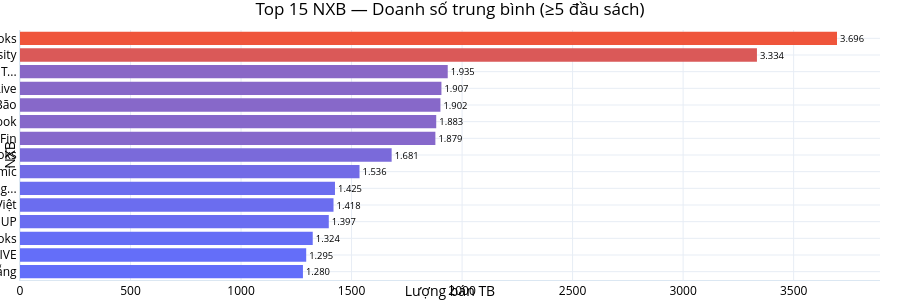
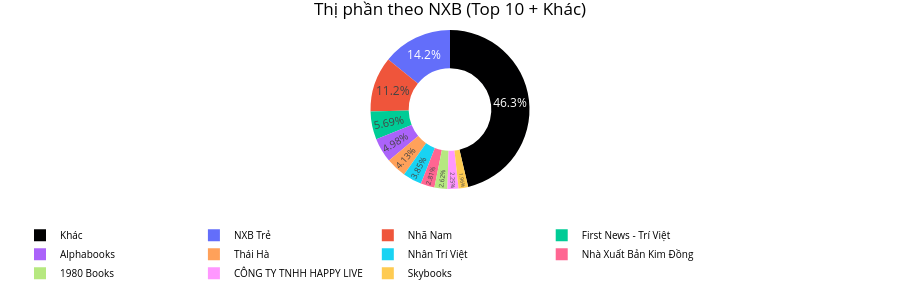
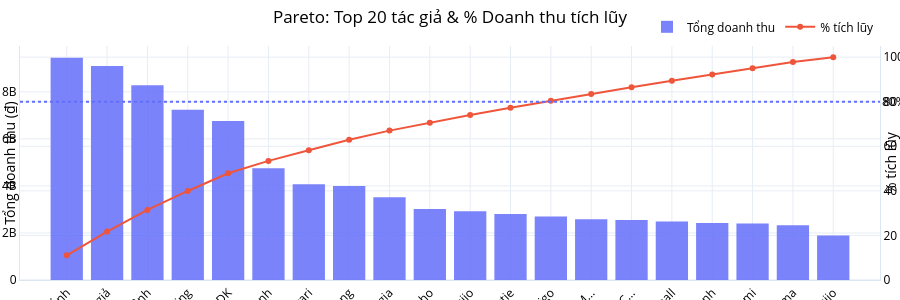
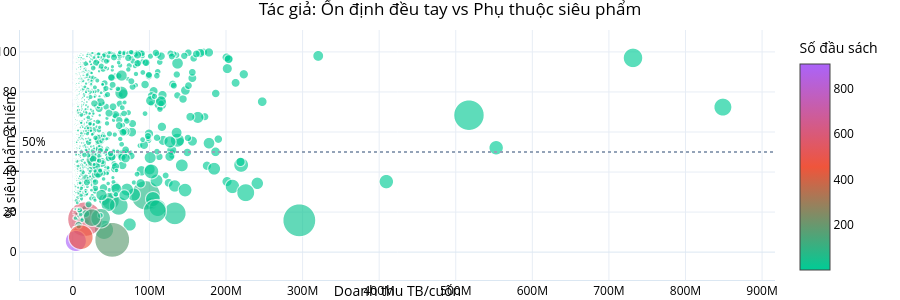

The code cell stored with these charts, in order, in its notebook:
### Markdown cell above
## Tab 1: Publisher & Author
Phân tích dữ liệu theo Tác giả và Nhà xuất bản.

### Code cell
import sys
import os
sys.path.append(os.path.abspath(os.path.join("..", "src")))

import streamlit as st
import plotly.express as px

# Monkey-patch Streamlit for Notebook to show plots with Plotly instead of Streamlit
def mock_plotly_chart(fig, **kwargs):
    fig.show()

st.plotly_chart = mock_plotly_chart
st.info = lambda msg: print(f"Info: {msg}")
st.markdown = lambda *args, **kwargs: None

colors = px.colors.qualitative.Plotly
heatmap_scale = "Blues"

# --- Import from Tab 1 ---
from dashboard.tabs.tab_publisher_author import (
    _chart_top_publishers,
    _chart_publisher_donut,
    _chart_author_pareto,
    _chart_author_consistency
)

print("Biểu đồ: Top 15 NXB doanh số TB")
_chart_top_publishers(df, colors, heatmap_scale)

print("\nBiểu đồ: Donut thị phần NXB")
_chart_publisher_donut(df, colors)

print("\nBiểu đồ: Pareto tác giả (Doanh thu)")
_chart_author_pareto(df, colors)

print("\nBiểu đồ: Tác giả: Ổn định vs Siêu phẩm")
_chart_author_consistency(df, colors, heatmap_scale)

### Figure 1 — Plotly figure (JSON) as saved in the notebook; plotly's stock layout.template omitted (floating-point values rounded to 4 significant figures)
{"data": [{"customdata": [["Nhà Xuất Bản Đà Nẵng"], ["CÔNG TY TNHH HAPPY LIVE"], ["Woobobooks"], ["CÔNG TY CỔ PHẦN TGS GROUP"], ["Văn Việt"], ["Công ty luật bất động sản Hưng Vượng"], ["Skycomic"], ["Read Books"], ["Công ty TNHH FinFin"], ["Sunbook"], ["Bão"], ["HappyLive"], ["CÔNG TY CỔ PHẦN ĐÀO TẠO QUẢN TRỊ KINH DOANH BIZUNI"], ["Cambridge University"], ["GuBooks"]], "hovertemplate": "Lượng bán TB=%{marker.color}<br>text=%{text}<br>publisher_vn=%{customdata[0]}<extra></extra>", "legendgroup": "", "marker": {"color": [1280.0, 1295.0, 1324.0, 1397.0, 1418.0, 1425.0, 1536.0, 1681.0, 1879.0, 1883.0, 1902.0, 1907.0, 1935.0, 3334.0, 3696.0], "coloraxis": "coloraxis", "pattern": {"shape": ""}}, "name": "", "orientation": "h", "showlegend": false, "text": ["1.280", "1.295", "1.324", "1.397", "1.418", "1.425", "1.536", "1.681", "1.879", "1.883", "1.902", "1.907", "1.935", "3.334", "3.696"], "textposition": "outside", "type": "bar", "x": [1280.0, 1295.0, 1324.0, 1397.0, 1418.0, 1425.0, 1536.0, 1681.0, 1879.0, 1883.0, 1902.0, 1907.0, 1935.0, 3334.0, 3696.0], "xaxis": "x", "y": ["Nhà Xuất Bản Đà Nẵng", "CÔNG TY TNHH HAPPY LIVE", "Woobobooks", "CÔNG TY CỔ PHẦN TGS GROUP", "Văn Việt", "Công ty luật bất động sản Hưng...", "Skycomic", "Read Books", "Công ty TNHH FinFin", "Sunbook", "Bão", "HappyLive", "CÔNG TY CỔ PHẦN ĐÀO TẠO QUẢN T...", "Cambridge University", "GuBooks"], "yaxis": "y"}], "layout": {"barmode": "relative", "coloraxis": {"colorbar": {"title": {"text": "Lượng bán TB"}}, "colorscale": [[0, "#636EFA"], [1, "#EF553B"]], "showscale": false}, "font": {"color": "#000000"}, "height": 300, "legend": {"tracegroupgap": 0}, "margin": {"b": 20, "l": 20, "r": 20, "t": 30}, "paper_bgcolor": "rgba(0,0,0,0)", "plot_bgcolor": "rgba(0,0,0,0)", "title": {"font": {"color": "#000000"}, "text": "Top 15 NXB — Doanh số trung bình (≥5 đầu sách)"}, "xaxis": {"anchor": "y", "domain": [0, 1], "gridcolor": "#e7edf5", "linecolor": "#dbe7f2", "showgrid": true, "tickfont": {"color": "#000000"}, "title": {"font": {"color": "#000000"}, "text": "Lượng bán TB"}, "zerolinecolor": "#dbe7f2"}, "yaxis": {"anchor": "x", "categoryorder": "total ascending", "domain": [0, 1], "gridcolor": "#e7edf5", "linecolor": "#dbe7f2", "showgrid": true, "tickfont": {"color": "#000000"}, "title": {"font": {"color": "#000000"}, "text": "NXB"}, "zerolinecolor": "#dbe7f2"}}}

### Figure 2 — Plotly figure (JSON) as saved in the notebook; plotly's stock layout.template omitted (floating-point values rounded to 4 significant figures)
{"data": [{"customdata": ["NXB Trẻ", "Nhã Nam", "First News - Trí Việt", "Alphabooks", "Thái Hà", "Nhân Trí Việt", "Nhà Xuất Bản Kim Đồng", "1980 Books", "CÔNG TY TNHH HAPPY LIVE", "Skybooks", "Khác"], "hole": 0.52, "hovertemplate": "<b>%{customdata}</b><br>Tổng bán: %{value:,.0f}<br>Tỷ trọng: %{percent}<extra></extra>", "labels": ["NXB Trẻ", "Nhã Nam", "First News - Trí Việt", "Alphabooks", "Thái Hà", "Nhân Trí Việt", "Nhà Xuất Bản Kim Đồng", "1980 Books", "CÔNG TY TNHH HAPPY LIVE", "Skybooks", "Khác"], "marker": {"colors": ["#636EFA", "#EF553B", "#00CC96", "#AB63FA", "#FFA15A", "#19D3F3", "#FF6692", "#B6E880", "#FF97FF", "#FECB52"]}, "textinfo": "percent", "textposition": "inside", "type": "pie", "values": [555000.0, 440500.0, 222800.0, 195300.0, 161700.0, 150800.0, 110100.0, 102600.0, 88050.0, 76620.0, 1815000.0]}], "layout": {"font": {"color": "#000000"}, "height": 300, "legend": {"font": {"size": 10}, "orientation": "h", "y": -0.2}, "margin": {"b": 20, "l": 20, "r": 20, "t": 30}, "paper_bgcolor": "rgba(0,0,0,0)", "plot_bgcolor": "rgba(0,0,0,0)", "showlegend": true, "title": {"font": {"color": "#000000"}, "text": "Thị phần theo NXB (Top 10 + Khác)"}, "xaxis": {"gridcolor": "#e7edf5", "linecolor": "#dbe7f2", "showgrid": true, "tickfont": {"color": "#000000"}, "title": {"font": {"color": "#000000"}}, "zerolinecolor": "#dbe7f2"}, "yaxis": {"gridcolor": "#e7edf5", "linecolor": "#dbe7f2", "showgrid": true, "tickfont": {"color": "#000000"}, "title": {"font": {"color": "#000000"}}, "zerolinecolor": "#dbe7f2"}}}

### Figure 3 — Plotly figure (JSON) as saved in the notebook; plotly's stock layout.template omitted (floating-point values rounded to 4 significant figures)
{"data": [{"customdata": ["Nguyễn Nhật Ánh", "Nhiều tác giả", "Khương Lệ Bình", "J. K. Rowling", "DK", "Ẩn danh", "Yuval Noah Harari", "Nguyên Phong", "nhieu tac gia", "Osho", "Fujiko-F-Fujio", "Agatha Christie", "Higashino Keigo", "William J. O’Neil, Matthew Galgani", "Rubén Villahermosa Chaves", "Tim Marshall", "Thích Nhất Hạnh", "Haruki Murakami", "Robin Sharma", "Fujiko.F.Fujio"], "hovertemplate": "<b>%{customdata}</b><br>Doanh thu: %{y:,.0f} ₫<extra></extra>", "marker": {"color": "#636EFA"}, "name": "Tổng doanh thu", "opacity": 0.85, "type": "bar", "x": ["Nguyễn Nhật Ánh", "Nhiều tác giả", "Khương Lệ Bình", "J. K. Rowling", "DK", "Ẩn danh", "Yuval Noah Harari", "Nguyên Phong", "nhieu tac gia", "Osho", "Fujiko-F-Fujio", "Agatha Christie", "Higashino Keigo", "William J. O’Neil, M...", "Rubén Villahermosa C...", "Tim Marshall", "Thích Nhất Hạnh", "Haruki Murakami", "Robin Sharma", "Fujiko.F.Fujio"], "y": [9453000000.0, 9097000000.0, 8280000000.0, 7241000000.0, 6757000000.0, 4749000000.0, 4067000000.0, 3993000000.0, 3520000000.0, 3017000000.0, 2926000000.0, 2807000000.0, 2698000000.0, 2587000000.0, 2546000000.0, 2483000000.0, 2423000000.0, 2406000000.0, 2327000000.0, 1892000000.0], "yaxis": "y"}, {"hovertemplate": "%{y:.1f}%<extra></extra>", "line": {"color": "#EF553B", "width": 2}, "marker": {"size": 6}, "mode": "lines+markers", "name": "% tích lũy", "type": "scatter", "x": ["Nguyễn Nhật Ánh", "Nhiều tác giả", "Khương Lệ Bình", "J. K. Rowling", "DK", "Ẩn danh", "Yuval Noah Harari", "Nguyên Phong", "nhieu tac gia", "Osho", "Fujiko-F-Fujio", "Agatha Christie", "Higashino Keigo", "William J. O’Neil, M...", "Rubén Villahermosa C...", "Tim Marshall", "Thích Nhất Hạnh", "Haruki Murakami", "Robin Sharma", "Fujiko.F.Fujio"], "y": [11.09, 21.75, 31.46, 39.96, 47.88, 53.45, 58.22, 62.9, 67.03, 70.57, 74.0, 77.29, 80.46, 83.49, 86.48, 89.39, 92.23, 95.05, 97.78, 100.0], "yaxis": "y2"}], "layout": {"annotations": [{"showarrow": false, "text": "80%", "x": 1, "xanchor": "left", "xref": "x domain", "y": 80, "yanchor": "middle", "yref": "y2"}], "font": {"color": "#000000"}, "height": 300, "legend": {"orientation": "h", "x": 1, "xanchor": "right", "y": 1.02, "yanchor": "bottom"}, "margin": {"b": 20, "l": 20, "r": 20, "t": 30}, "paper_bgcolor": "rgba(0,0,0,0)", "plot_bgcolor": "rgba(0,0,0,0)", "shapes": [{"line": {"color": "#636EFA", "dash": "dot"}, "type": "line", "x0": 0, "x1": 1, "xref": "x domain", "y0": 80, "y1": 80, "yref": "y2"}], "title": {"font": {"color": "#000000"}, "text": "Pareto: Top 20 tác giả & % Doanh thu tích lũy"}, "xaxis": {"gridcolor": "#e7edf5", "linecolor": "#dbe7f2", "showgrid": true, "tickangle": -45, "tickfont": {"color": "#000000"}, "title": {"font": {"color": "#000000"}}, "zerolinecolor": "#dbe7f2"}, "yaxis": {"gridcolor": "#e7edf5", "linecolor": "#dbe7f2", "showgrid": true, "tickfont": {"color": "#000000"}, "title": {"font": {"color": "#000000"}, "text": "Tổng doanh thu (₫)"}, "zerolinecolor": "#dbe7f2"}, "yaxis2": {"gridcolor": "#e7edf5", "linecolor": "#dbe7f2", "overlaying": "y", "range": [0, 105], "showgrid": true, "side": "right", "tickfont": {"color": "#000000"}, "title": {"font": {"color": "#000000"}, "text": "% tích lũy"}, "zerolinecolor": "#dbe7f2"}}}

### Figure 4 — Plotly figure (JSON) as saved in the notebook; plotly's stock layout.template omitted (floating-point values rounded to 4 significant figures; data arrays with more than 128 entries replaced by an {"elided": "..."} marker saying what was removed)
{"data": [{"hovertemplate": "<b>%{hovertext}</b><br><br>Doanh thu TB/cuốn=%{x}<br>% siêu phẩm chiếm=%{y}<br>Lượng GD=%{marker.size}<br>Số đầu sách=%{marker.color}<extra></extra>", "hovertext": {"elided": "1942 str values"}, "legendgroup": "", "marker": {"color": {"elided": "1942 int values"}, "coloraxis": "coloraxis", "opacity": 0.65, "size": {"elided": "1942 float values"}, "sizemode": "area", "sizeref": 7717000.0, "symbol": "circle"}, "mode": "markers", "name": "", "showlegend": false, "type": "scattergl", "x": {"elided": "1942 float values"}, "xaxis": "x", "y": {"elided": "1942 float values"}, "yaxis": "y"}], "layout": {"annotations": [{"showarrow": false, "text": "50%", "x": 0, "xanchor": "left", "xref": "x domain", "y": 50, "yanchor": "bottom", "yref": "y"}], "coloraxis": {"colorbar": {"title": {"text": "Số đầu sách"}}, "colorscale": [[0, "#00CC96"], [0.5, "#EF553B"], [1, "#AB63FA"]]}, "font": {"color": "#000000"}, "height": 300, "legend": {"itemsizing": "constant", "tracegroupgap": 0}, "margin": {"b": 20, "l": 20, "r": 20, "t": 30}, "paper_bgcolor": "rgba(0,0,0,0)", "plot_bgcolor": "rgba(0,0,0,0)", "shapes": [{"line": {"color": "#94a3b8", "dash": "dot"}, "type": "line", "x0": 0, "x1": 1, "xref": "x domain", "y0": 50, "y1": 50, "yref": "y"}], "title": {"font": {"color": "#000000"}, "text": "Tác giả: Ổn định đều tay vs Phụ thuộc siêu phẩm"}, "xaxis": {"anchor": "y", "domain": [0, 1], "gridcolor": "#e7edf5", "linecolor": "#dbe7f2", "showgrid": true, "tickfont": {"color": "#000000"}, "title": {"font": {"color": "#000000"}, "text": "Doanh thu TB/cuốn"}, "zerolinecolor": "#dbe7f2"}, "yaxis": {"anchor": "x", "domain": [0, 1], "gridcolor": "#e7edf5", "linecolor": "#dbe7f2", "showgrid": true, "tickfont": {"color": "#000000"}, "title": {"font": {"color": "#000000"}, "text": "% siêu phẩm chiếm"}, "zerolinecolor": "#dbe7f2"}}}
